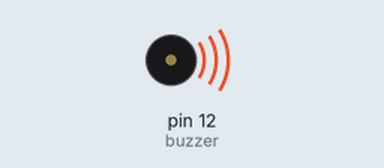
Simulated run of this sketch. Board: Arduino Uno, built with avr-gcc and run on an emulated ATmega328P. Shown: buzzer (waves = sounding, pin HIGH).

Above: at 1.0 s.
At 12.0 s:
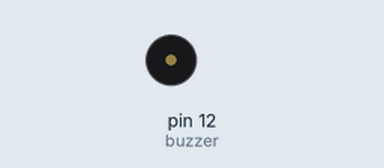
Timing chart, 0 to 28.6 s (numbered marks = the images above):
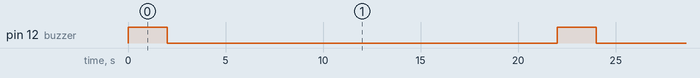

Measured:
- by itself, pin 12 (buzzer): alternates HIGH for 2.0 s and LOW for 20.0 s

The sketch:

Buzzer_PseudoCode.ino
```cpp
// Buzzer Psuedo Code

const int buzzer = 12;
const int on = 2000; // buzz for 2 sec
const int wait = 20000; // wait for 20 sec between buzzes

// Psuedo normal conditions
const int altitude = 40; // balloon altitude is 40 ft
const int time_hrs = 5; // more than 5 hours have elapsed
const int pressure = 15; // pressure is 15 psi

void setup() {
  pinMode(buzzer, OUTPUT);
  Serial.begin(9600);

}

void loop() {
  // If balloon has landed (time > 4 hrs AND alt < 50 ft or psi > 10)
  if (time_hrs > 4 && (altitude < 50 || pressure > 10)) {
    // Buzzer goes on, then waits
    digitalWrite(buzzer, HIGH);
    delay(on);
    digitalWrite(buzzer, LOW);
    delay(wait);
   }

}
```
